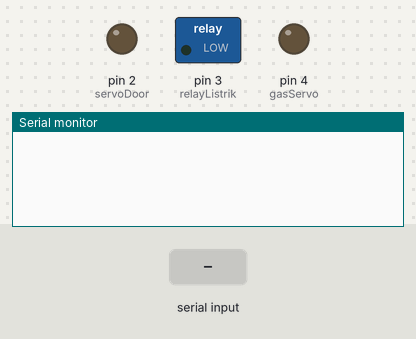
A sketch run on a simulated Arduino Uno, built with avr-gcc and run on an emulated ATmega328P. Shown: switched loads named in the sketch (green lamp = pin HIGH), output pins drawn as LEDs (lit = HIGH), the last lines printed to the serial monitor. The test bench sets the inputs (shaded band).

Above: at 1.2 s.
1.3 s: "stateServoDoor|\n" received over the second serial link
At 2.4 s:
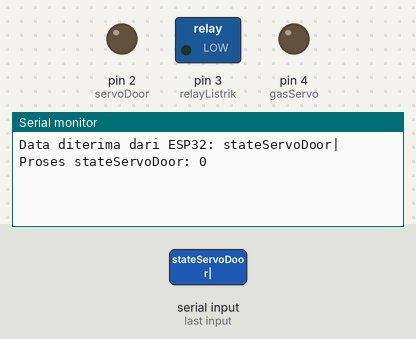
2.8 s: "stateTvLCD|\n" received over the second serial link
At 3.6 s:
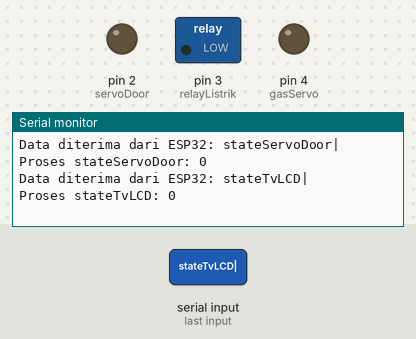
4.3 s: "stateGasServo|\n" received over the second serial link
At 4.9 s:
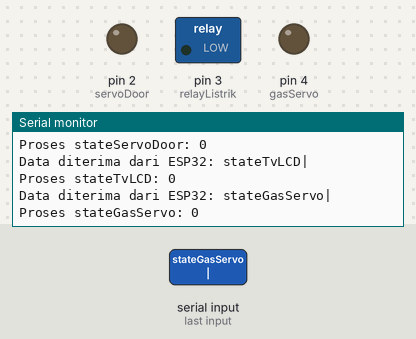

Measured:
- after the input at 1.3 s, the serial monitor: prints a new line at once (image 1)
- after the input at 2.8 s, the serial monitor: prints a new line at once (image 2)
- after the input at 4.3 s, the serial monitor: prints a new line at once (image 3)

The sketch:

ARDUINO_QUAKE.ino
```cpp
#include <SoftwareSerial.h>

SoftwareSerial mySerial(10, 11);  // RX = 10, TX = 11

int servoDoor = 2;
int relayListrik = 3;
int gasServo = 4;
int tvLCD = 5;

int stateServoDoor;
int stateRelayListrik;
int stateGasServo;
int stateTvLCD;

void setup() {
  Serial.begin(9600);
  mySerial.begin(9600);

  pinMode(servoDoor, OUTPUT);
  pinMode(relayListrik, OUTPUT);
  pinMode(gasServo, OUTPUT);
  pinMode(tvLCD, OUTPUT);
}

void loop() {
  liveDataCommunication();
}

void liveDataCommunication() {
  if (mySerial.available()) {
    String receivedData = mySerial.readStringUntil('\n');
    Serial.print("Data diterima dari ESP32: ");
    Serial.println(receivedData);

    if (receivedData.startsWith("stateServoDoor|")) {
      int state = receivedData.substring(receivedData.indexOf('|') + 1).toInt();
      // Proses stateServoDoor
      Serial.print("Proses stateServoDoor: ");
      Serial.println(state);
      // Contoh aksi: kontrol LED di pin 13
      if (state == 1) {
        digitalWrite(2, HIGH);  // LED nyala jika state = 1, mati jika state = 0
      } else {
        digitalWrite(2, LOW);  // LED nyala jika state = 1, mati jika state = 0
      }
    } else if (receivedData.startsWith("stateTvLCD|")) {
      int state = receivedData.substring(receivedData.indexOf('|') + 1).toInt();
      // Proses stateTvLCD
      Serial.print("Proses stateTvLCD: ");
      Serial.println(state);
    } else if (receivedData.startsWith("stateGasServo|")) {
      int state = receivedData.substring(receivedData.indexOf('|') + 1).toInt();
      // Proses stateGasServo
      Serial.print("Proses stateGasServo: ");
      Serial.println(state);
    } else if (receivedData.startsWith("stateRelayListrik|")) {
      int state = receivedData.substring(receivedData.indexOf('|') + 1).toInt();
      // Proses stateRelayListrik
      Serial.print("Proses stateRelayListrik: ");
      Serial.println(state);
    }
  }

  delay(100);
}
```
